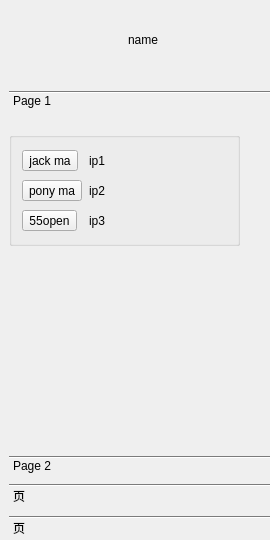
<?xml version="1.0" encoding="UTF-8"?>
<ui version="4.0">
 <class>FriendList</class>
 <widget class="QWidget" name="FriendList">
  <property name="geometry">
   <rect>
    <x>0</x>
    <y>0</y>
    <width>270</width>
    <height>540</height>
   </rect>
  </property>
  <property name="minimumSize">
   <size>
    <width>270</width>
    <height>540</height>
   </size>
  </property>
  <property name="maximumSize">
   <size>
    <width>270</width>
    <height>540</height>
   </size>
  </property>
  <property name="windowTitle">
   <string>Form</string>
  </property>
  <widget class="QWidget" name="widget" native="true">
   <property name="geometry">
    <rect>
     <x>9</x>
     <y>9</y>
     <width>231</width>
     <height>61</height>
    </rect>
   </property>
   <property name="sizePolicy">
    <sizepolicy hsizetype="Preferred" vsizetype="Preferred">
     <horstretch>0</horstretch>
     <verstretch>0</verstretch>
    </sizepolicy>
   </property>
   <layout class="QHBoxLayout" name="horizontalLayout">
    <property name="leftMargin">
     <number>0</number>
    </property>
    <property name="topMargin">
     <number>0</number>
    </property>
    <property name="rightMargin">
     <number>0</number>
    </property>
    <property name="bottomMargin">
     <number>0</number>
    </property>
    <item>
     <widget class="QLabel" name="label">
      <property name="text">
       <string/>
      </property>
      <property name="pixmap">
       <pixmap resource="src.qrc">:/img/2.bmp</pixmap>
      </property>
     </widget>
    </item>
    <item>
     <widget class="QLabel" name="label_2">
      <property name="text">
       <string>name</string>
      </property>
     </widget>
    </item>
   </layout>
  </widget>
  <widget class="QToolBox" name="toolBox">
   <property name="geometry">
    <rect>
     <x>9</x>
     <y>90</y>
     <width>351</width>
     <height>451</height>
    </rect>
   </property>
   <property name="sizePolicy">
    <sizepolicy hsizetype="Preferred" vsizetype="Fixed">
     <horstretch>0</horstretch>
     <verstretch>0</verstretch>
    </sizepolicy>
   </property>
   <property name="currentIndex">
    <number>0</number>
   </property>
   <widget class="QWidget" name="page">
    <property name="geometry">
     <rect>
      <x>0</x>
      <y>0</y>
      <width>351</width>
      <height>315</height>
     </rect>
    </property>
    <attribute name="label">
     <string>Page 1</string>
    </attribute>
    <widget class="QGroupBox" name="groupBox">
     <property name="geometry">
      <rect>
       <x>0</x>
       <y>0</y>
       <width>231</width>
       <height>128</height>
      </rect>
     </property>
     <property name="sizePolicy">
      <sizepolicy hsizetype="Preferred" vsizetype="Fixed">
       <horstretch>0</horstretch>
       <verstretch>0</verstretch>
      </sizepolicy>
     </property>
     <property name="title">
      <string> </string>
     </property>
     <layout class="QGridLayout" name="gridLayout_2">
      <item row="2" column="0">
       <widget class="QToolButton" name="toolButton_3">
        <property name="text">
         <string>55open</string>
        </property>
        <property name="icon">
         <iconset resource="src.qrc">
          <normaloff>:/img/5.bmp</normaloff>:/img/5.bmp</iconset>
        </property>
        <property name="toolButtonStyle">
         <enum>Qt::ToolButtonTextBesideIcon</enum>
        </property>
       </widget>
      </item>
      <item row="1" column="1">
       <widget class="QLabel" name="label_4">
        <property name="text">
         <string>ip2</string>
        </property>
       </widget>
      </item>
      <item row="2" column="1">
       <widget class="QLabel" name="label_5">
        <property name="text">
         <string>ip3</string>
        </property>
       </widget>
      </item>
      <item row="0" column="0">
       <widget class="QToolButton" name="toolButton">
        <property name="text">
         <string>jack ma</string>
        </property>
        <property name="icon">
         <iconset resource="src.qrc">
          <normaloff>:/img/3.bmp</normaloff>:/img/3.bmp</iconset>
        </property>
        <property name="toolButtonStyle">
         <enum>Qt::ToolButtonTextBesideIcon</enum>
        </property>
       </widget>
      </item>
      <item row="1" column="0">
       <widget class="QToolButton" name="toolButton_2">
        <property name="text">
         <string>pony ma</string>
        </property>
        <property name="icon">
         <iconset resource="src.qrc">
          <normaloff>:/img/4.bmp</normaloff>:/img/4.bmp</iconset>
        </property>
        <property name="toolButtonStyle">
         <enum>Qt::ToolButtonTextBesideIcon</enum>
        </property>
       </widget>
      </item>
      <item row="0" column="1">
       <widget class="QLabel" name="label_3">
        <property name="maximumSize">
         <size>
          <width>136</width>
          <height>16777215</height>
         </size>
        </property>
        <property name="text">
         <string>ip1</string>
        </property>
       </widget>
      </item>
     </layout>
    </widget>
   </widget>
   <widget class="QWidget" name="page_2">
    <property name="geometry">
     <rect>
      <x>0</x>
      <y>0</y>
      <width>351</width>
      <height>315</height>
     </rect>
    </property>
    <attribute name="label">
     <string>Page 2</string>
    </attribute>
   </widget>
   <widget class="QWidget" name="page_3">
    <attribute name="label">
     <string>页</string>
    </attribute>
   </widget>
   <widget class="QWidget" name="page_4">
    <attribute name="label">
     <string>页</string>
    </attribute>
   </widget>
  </widget>
 </widget>
 <resources>
  <include location="src.qrc"/>
 </resources>
 <connections/>
</ui>
